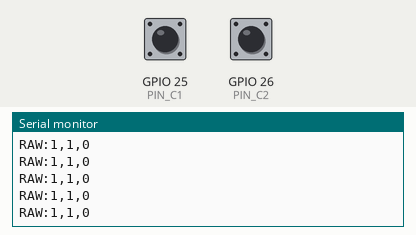
This sketch was run on a simulated ESP32. Shown: the last lines printed to the serial monitor. The inputs (shaded band) are chosen by the test bench; at power-on: GPIO 25 (PIN_C1) HIGH, GPIO 26 (PIN_C2) HIGH.

Above: at 1.2 s.
1.3 s: GPIO 25 (PIN_C1) pulled LOW for 0.15 s
At 1.32 s:
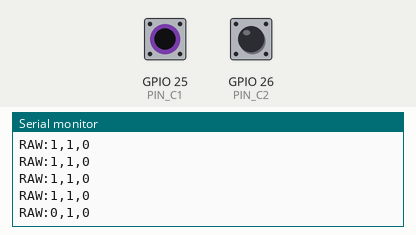
2.9 s: GPIO 26 (PIN_C2) pulled LOW for 0.15 s
At 2.92 s:
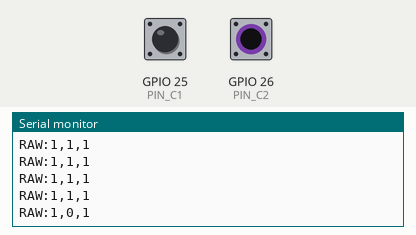
4.5 s: GPIO 25 (PIN_C1) pulled LOW for 1 s
At 4.52 s:
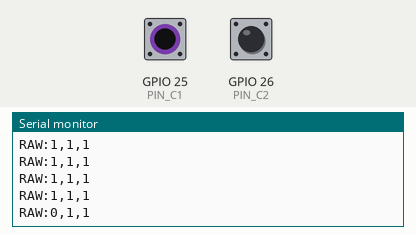
7.0 s: GPIO 26 (PIN_C2) pulled LOW for 1 s
At 7.03 s:
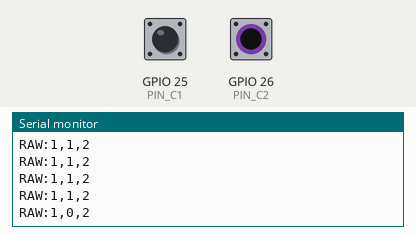
Timing chart, 0 to 10.0 s (numbered marks = the images above; inputs shaded):
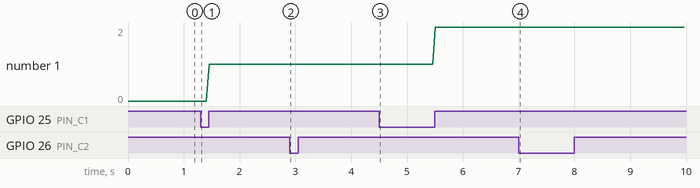

The sketch:

sketch_diag_encoder.ino
```cpp
/*
 * DIAGNÓSTICO EN TIEMPO REAL - CANALES ENCODER (D25 y D26)
 * Muestra el estado digital crudo (0 o 1) y los ticks para giro manual
 */

const int PIN_C1 = 25; // D25
const int PIN_C2 = 26; // D26

volatile long ticks = 0;
volatile int lastC1 = 0;
volatile int lastC2 = 0;

void IRAM_ATTR isrC1() {
  int c2Val = digitalRead(PIN_C2);
  if (c2Val == HIGH) ticks++; else ticks--;
}

void setup() {
  Serial.begin(115200);
  pinMode(PIN_C1, INPUT_PULLUP);
  pinMode(PIN_C2, INPUT_PULLUP);
  attachInterrupt(digitalPinToInterrupt(PIN_C1), isrC1, RISING);
  Serial.println("DIAGNOSTICO_ENCODER_READY");
}

void loop() {
  int val1 = digitalRead(PIN_C1);
  int val2 = digitalRead(PIN_C2);

  // Enviamos: ESTADO:valC1,valC2,ticks
  Serial.printf("RAW:%d,%d,%ld\n", val1, val2, ticks);
  delay(50); // 20 Hz para refresco suave
}
```

Measured:
- after the input at 1.3 s, the serial monitor: prints a new line at once (image 1)
- after the input at 2.9 s, the serial monitor: prints a new line at once (image 2)
- after the input at 4.5 s, the serial monitor: prints a new line at once (image 3)
- after the input at 7.0 s, the serial monitor: prints a new line at once (image 4)
- plotted number 1: 1 → 2 after the input at 4.5 s
